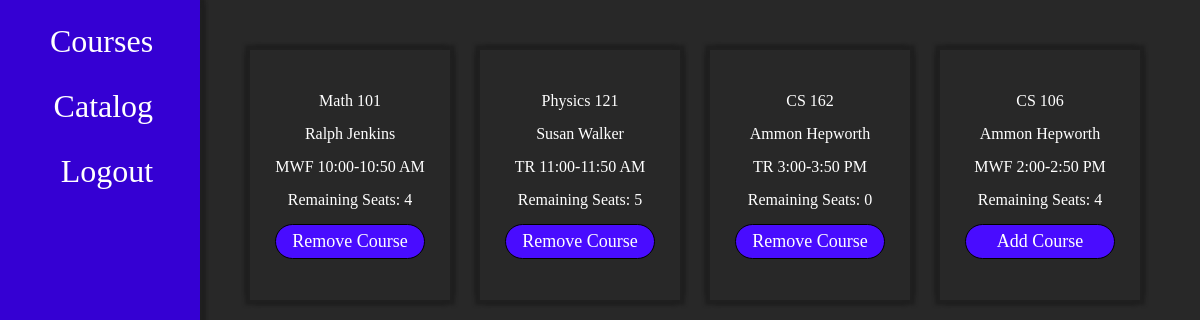
The app's page /catalog (signed in) with its own data.
### server.py (models this page shows, shortened)
class Course(db.Model):
    __tablename__ = 'courses'
    id = db.Column(db.Integer, primary_key=True, unique=True)
    name = db.Column(db.String(100), nullable=False)
    time = db.Column(db.String(50), nullable=False)
    capacity = db.Column(db.Integer, nullable=False, default=10)
    teachers = db.relationship("User", secondary="teacher_course_association", backref="courses_taught", lazy=True)
    students = db.relationship("User", secondary="course_enrollment", backref="courses_enrolled", lazy=True)
    grades = db.relationship("Grade", backref="course", lazy=True, overlaps="course,grades", cascade='all, delete-orphan')

class User(db.Model, UserMixin):
    __tablename__= "users"
    id = db.Column(db.Integer, primary_key=True, unique=True)
    username = db.Column(db.String(100), unique=True, nullable=False)
    password = db.Column(db.String(100), nullable=False)
    role = db.Column(db.String(20), default="Student")

### server.py (the view)
@app.route("/catalog")
@login_required
def catalog():
    courses = Course.query.all()
    enrolled = current_user.courses_enrolled
    if current_user.role == "Teacher":
        enrolled = current_user.courses_taught
    return render_template("catalog.html", courses=courses, enrolled=enrolled)

### server.py (called while the page is built)
@login_manager.user_loader
def load_user(user_id):
    return User.query.get(int(user_id))

### templates/catalog.html (shortened to what this page needs)
<html lang="en">
  <head>
    <link
      rel="stylesheet"
      href="{{ url_for('static', filename='index.css') }}"
    />
    <link
      rel="stylesheet"
      href="{{ url_for('static', filename='home.css') }}"
    />
  </head>
  <body>
    {%extends "nav.html"%} {% block nav %}
    <div class="content">
      {% for course in enrolled %}
      <form class="card" action="/unenroll" method="post">
        <div>{{course.name}}</div>
        <div>
          {%for teacher in course.teachers%} {{teacher.username}} {%endfor%}
        </div>
        <div>{{course.time}}</div>
        <div>Remaining Seats: {{course.capacity}}</div>
        <input
          class="add-course submission"
          type="submit"
          value="Remove Course"
        />
      </form>
      {%endfor%} {% for course in courses %} {% if not course in enrolled and
      course.capacity != 0 %}
      <form class="card" action="/enroll" method="post">
        <div>{{course.name}}</div>
        <div>
          {%for teacher in course.teachers%} {{teacher.username}} {%endfor%}
        </div>
        <div>{{course.time}}</div>
        <div>Remaining Seats: {{course.capacity}}</div>
        <input class="add-course submission" type="submit" value="Add Course" />
      </form>
      {% endif %} {% endfor %}
    </div>
    {% endblock %}

### templates/nav.html (shortened to what this page needs)
<html lang="en">
  <head>
    <link
      rel="stylesheet"
      href="{{ url_for('static', filename='index.css') }}"
    />
    <link rel="stylesheet" href="{{ url_for('static', filename='nav.css') }}" />
  </head>
  <body>
    <nav class="nav-bar">
      <ul class="nav-listing">
         {% if current_user.username %}
        <li class="nav-item">
          <a class="nav-link" href="{{url_for('home')}}">Courses</a>
        </li>
        <li class="nav-item">
          <a class="nav-link" href="{{url_for('catalog')}}">Catalog</a>
        </li>
        <li class="nav-item">
          <a class="nav-link" href="{{url_for('logout')}}">Logout</a>
        </li>
        {%endif%}
      </ul>
    </nav>
    {% block nav %} {% endblock %}
  </body>
</html>

### static/index.css (style rules this page uses)
body { background-color: #282828; color: white; display: grid; grid-template-columns: 200px auto; margin: 0px; padding: 0px; }
html { width: 100%; }

### static/home.css (style rules this page uses)
.content { margin: 50px; display: grid; grid-template-columns: repeat(auto-fill, 200px); grid-auto-rows: 250px; gap: 30px; }
.card { display: flex; width: 100%; height: 100%; gap: 15px; flex-direction: column; justify-content: center; align-items: center; box-shadow: -5px 5px 3px #1f1f1f, 5px 5px 3px #1f1f1f, -5px -5px 3px #1f1f1f, 5px -5px 3px #1f1f1f; }
.add-course { width: 150px; height: 35px; font-size: 18px; font-family: "Times New Roman", Times, serif; }
.add-course.submission { width: 150px; color: white; border-radius: 20px; background-color: #490cff; border: 1px ridge black; }

### static/nav.css (style rules this page uses)
.nav-bar { background-color: #3500d3; box-shadow: -5px 5px 3px #1f1f1f, 5px 5px 3px #1f1f1f, -5px -5px 3px #1f1f1f, 5px -5px 3px #1f1f1f; }
.nav-listing { display: grid; list-style-type: none; padding: 0px; gap: 15px; }
.nav-item { display: flex; padding: 0px; height: 50px; align-items: center; }
.nav-link { display: flex; width: 100%; height: 100%; text-decoration: none; justify-content: right; align-items: center; color: white; font-size: xx-large; padding: 0px 50px; }

### records on screen
Course: name "Math 101", time "MWF 10:00-10:50 AM", capacity "4"
User: username "Ralph Jenkins"
Course: name "Physics 121", time "TR 11:00-11:50 AM", capacity "5"
User: username "Susan Walker"
Course: name "CS 162", time "TR 3:00-3:50 PM", capacity "0"
User: username "Ammon Hepworth"
Course: name "CS 106", time "MWF 2:00-2:50 PM", capacity "4"
